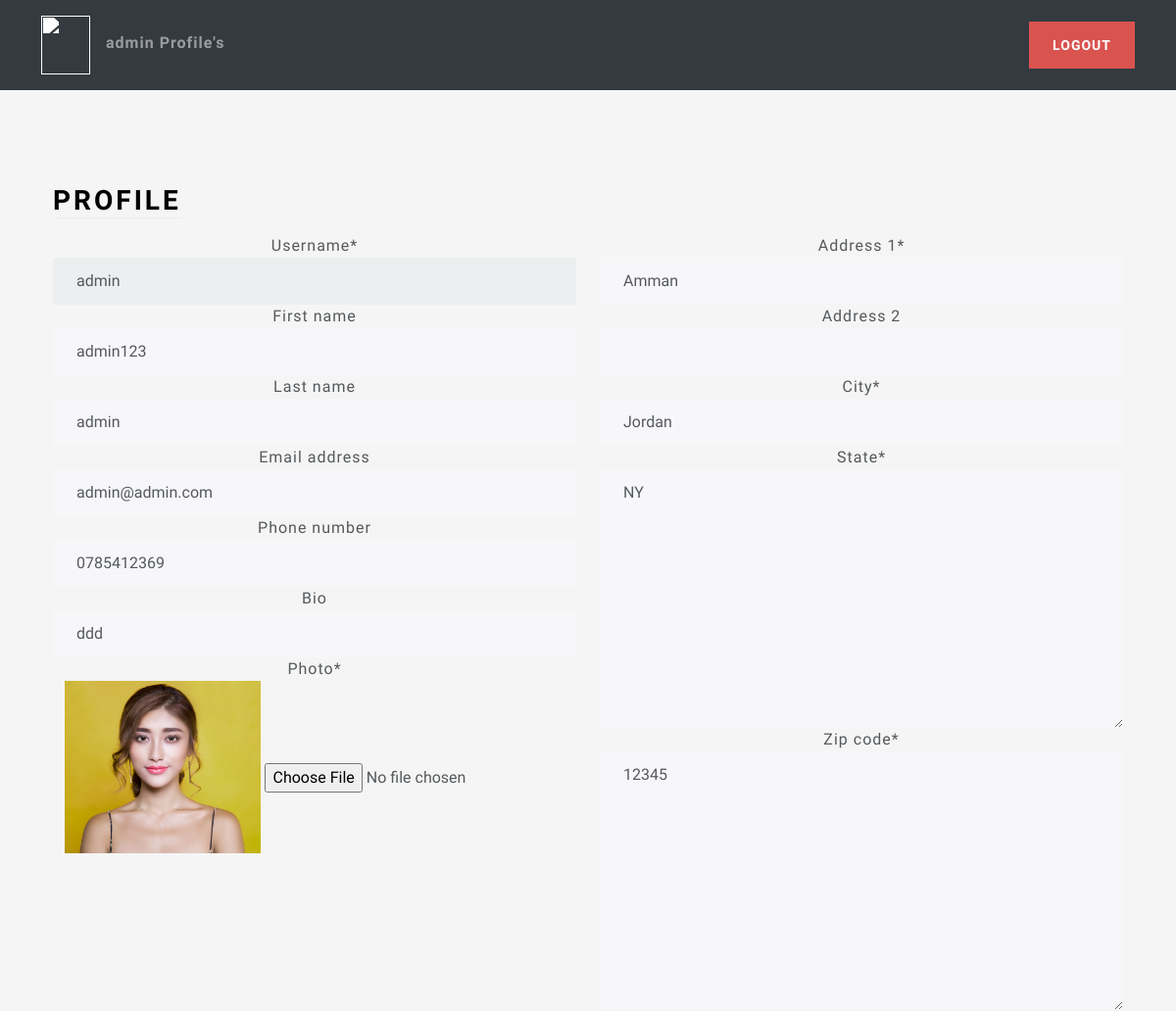
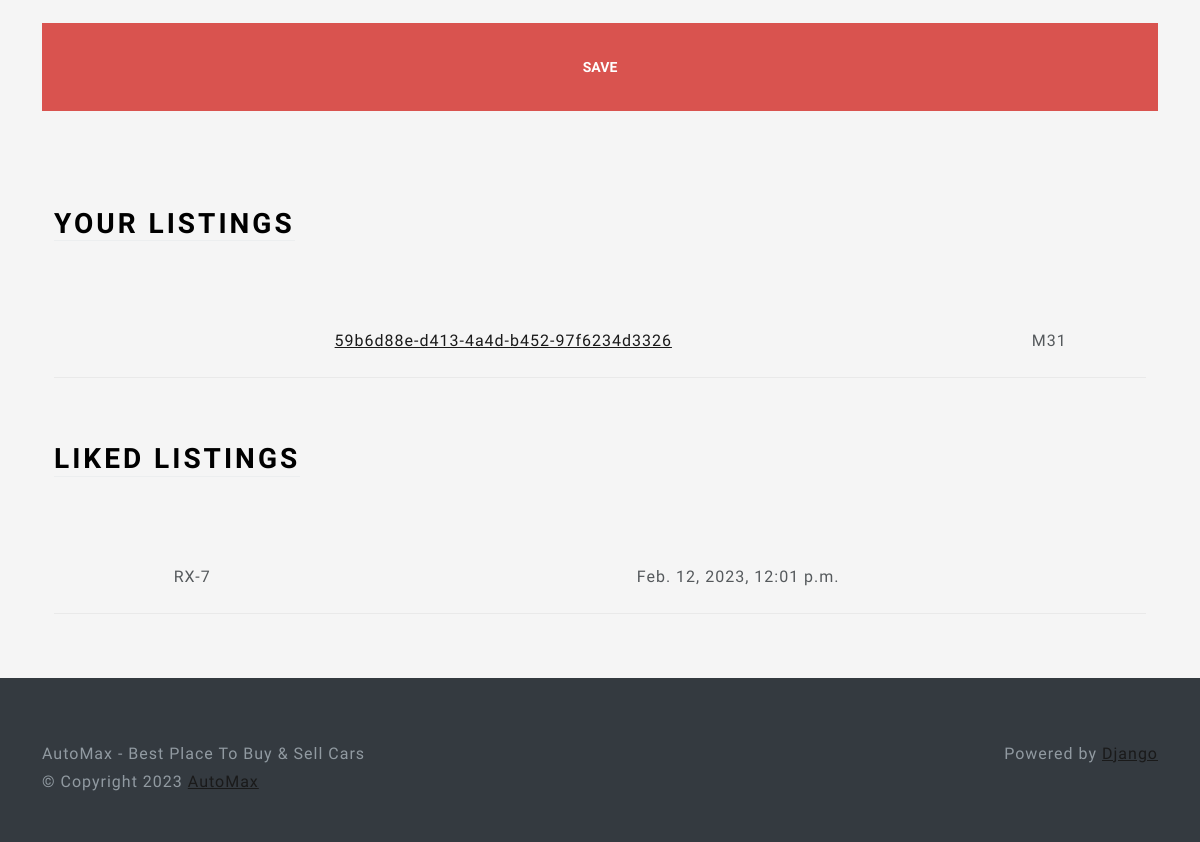
The app's page /profile (signed in) with its own data (2 pictures, top to bottom).
### users/models.py (models this page shows, shortened)
class Profile(models.Model):
    user = models.OneToOneField(User, related_name='user', on_delete=models.CASCADE)
    phone_number = models.CharField(max_length=12, blank=True)
    photo = models.ImageField(null=True, upload_to=upload_image)
    bio = models.CharField(max_length=100, blank=True)
    location = models.OneToOneField(Location, on_delete=models.SET_NULL, related_name='location', null=True)

class Location(models.Model):
    address_1 = models.CharField(max_length=128, blank=True)
    address_2 = models.CharField(max_length=128, blank=True)
    city = models.CharField(max_length=64)
    state = USStateField(default='NY')
    zip_code = USZipCodeField(null=True)

### main/models.py (models this page shows, shortened)
class Car(models.Model):
    id = models.UUIDField(primary_key=True, editable=False, unique=True, default=uuid.uuid4)
    title = models.CharField(max_length=100, null=False, default=None)
    description = models.TextField(null=True)
    brand = models.CharField(max_length=24, default=None,choices=CAR_BRANDS)
    model = models.CharField(max_length=64, default=None)
    vin = models.CharField(max_length=17, default=None)
    mileage = models.IntegerField(default=0)
    engine = models.CharField(max_length=24, default=None)
    transmission = models.CharField(max_length=24, choices=TRANSMISSIONS_OPTIONS, default=None)
    color = models.CharField(max_length=24, default=None)
    created_at = models.DateTimeField(auto_now_add=True)
    update_at = models.DateTimeField(auto_now=True)
    location = models.OneToOneField(Location, on_delete=models.SET_NULL, null=True)
    image = models.ImageField(upload_to=upload_image, null=True, blank=True)
    seller = models.ForeignKey(Profile, on_delete=models.CASCADE)

class UsersLikedCars(models.Model):
    profile = models.ForeignKey(Profile, on_delete=models.CASCADE)
    car = models.ForeignKey(Car, on_delete=models.CASCADE)
    liked_date = models.DateTimeField(auto_now_add=True, blank=True, null=True)

### users/views.py (the view, shortened to what this page needs)
# urls.py: path("profile", ProfileView.as_view(), name='profile'),
@method_decorator(login_required, name='dispatch')
class ProfileView(View):
    def get(self, request):
        user_id = request.user.id
        user_profile = Profile.objects.filter(user=user_id).get()
        location_form = LocationForm(instance=user_profile.location)
        profile_form = ProfileForm(instance=user_profile)
        user_form = ProfileUserForm(instance=request.user)
        user_cars_list = Car.objects.filter(seller=user_profile)
        if user_cars_list is None:
            user_cars_list = None
        user_like_list = UsersLikedCars.objects.filter(profile=user_profile)
        if user_like_list is None:
            user_like_list = None
        return render(request, 'views/profile.html', {
            'user_form': user_form,
            'profile_form': profile_form,
            'location_form': location_form,
            'user_cars_list': user_cars_list,
            'user_like_list': user_like_list
        })

### users/forms.py
class ProfileUserForm(forms.ModelForm):
    username = forms.CharField(disabled=True)
    class Meta:
        model = User
        fields = (
            'username',
            'first_name',
            'last_name',
            'email'
        )

class ProfileForm(forms.ModelForm):
    photo = forms.ImageField(widget=CustomImageField)
    bio = forms.TextInput()
    class Meta:
        model = Profile
        fields = (
            'phone_number',
            'bio',
            'photo',
        )

### users/widgets.py (called while the page is built)
    def render(self, name, value, attrs=None, **kwargs):
        old_image_html = super().render(name, value, attrs, **kwargs) # get the old html from the FileInput class
        new_image_html = ''
        if value and hasattr(value, 'url'):
            new_image_html = mark_safe(f"<img src='{value.url}' width='200' class='mb-4'/>")  # value here it represent the image so to get the image we should access the url att
        return f'{new_image_html}{old_image_html}'

### users/templates/views/profile.html (shortened to what this page needs)
{% extends 'base/base.html' %}
{% load static %}
{% load crispy_forms_tags %}
{% block 'body' %}
<div class="container-fluid text-center py-5">
    <div class="container px-4 py-5" id="hanging-icons">
        <div class="row g-4">
            <div class="col d-flex align-items-start">
                <div>
                    <h2 class="mb-3 border-bottom" style="color: black">Profile</h2>
                </div>
            </div>
        </div>
        <form action="" method="post" enctype="multipart/form-data">
            <div class="row">
                <div class="col-6">
                    {{ user_form|crispy }}
                    {{ profile_form|crispy }}
                </div>
                <div class="col-6">
                    {{ location_form|crispy }}
                </div>
                <br>
                <button class="btn btn-lg btn-danger mt-4" type="submit" value="Submit">Save</button>
            </div>
        </form>
    </div>
    <div class="container px-4">
        <div class="row g-4 py-5">
            <div class="col d-flex align-items-start">
                <div>
                    <h2 class="mb-3 border-bottom" style="color: black">Your Listings</h2>
                </div>
            </div>
        </div>
        <table class="table table-hover">
            <tbody>
                {% if user_cars_list %}
                {% for car in user_cars_list %}
                <tr>
                    <td> <a href="{% url 'car_details' car_id=car.id %}"> {{ car.id }} </a> </td>
                    <td>{{car.model }}</td>
                </tr>
                {% endfor %}
                {% else %}
                <h1>No Cars yet (。_。)</h1>
                {% endif %}
            </tbody>
        </table>
    </div>
    <div class="container px-4">
        <div class="row g-4 py-5">
            <div class="col d-flex align-items-start">
                <div>
                    <h2 class="mb-3 border-bottom" style="color: black">Liked Listings</h2>
                </div>
            </div>
        </div>
        <table class="table table-hover">
            <tbody>
                {% if user_like_list %}
                {% for liked_listing in user_like_list %}
                <tr>
                    <td>{{ liked_listing.car.model }}</td>
                    <td>{{ liked_listing.liked_date }}</td>
                </tr>
                {% endfor %}
                {% else %}
                <h1>No Cars yet (。_。)</h1>
                {% endif %}
            </tbody>
        </table>
    </div>
</div>
{% endblock %}

### main/templates/base/base.html (shortened to what this page needs)
{% load static %}
<!DOCTYPE html>
<html lang="en" class="h-100">
<head>
    <link href="{% static 'css/bootstrap.min.css' %}" rel="stylesheet">
    <link href="{% static 'css/style.css' %}" rel="stylesheet">
</head>
<body>
    {% block 'header' %}
    <header class="p-3 bg-dark text-white w-100 nav-masthead">
        <div class="container">
            <div class="d-flex flex-wrap align-items-center justify-content-center justify-content-lg-start">
                <a href="{% url 'home' %}"
                    class="d-flex align-items-center mb-2 mb-lg-0 text-white text-decoration-none">
                    <img class="bi me-2" style='filter:brightness(0) invert(1);' width="50" height="60" src="{% static 'images/png/logo-no-background.png' %}"
                        aria-label="Bootstrap">
                </a>
                {% if request.user.is_authenticated %}
                <ul class="nav col-12 col-lg-auto me-lg-auto mb-2 justify-content-center mb-md-0">
                    <li>
                        <a href="{% url 'profile' %}" class="nav-link px-2">{{request.user}} Profile's</a>
                    </li>
                </ul>
                <div class="text-end">
                    <a type="button" href="{% url 'logout' %}" class="btn btn-danger">Logout</a>
                </div>
                {% endif %}
            </div>
        </div>
    </header>
    {% endblock %}
    {% block 'body' %}
    {% endblock %}
</body>
{% block 'footer' %}
<footer class="footer text-muted bg-dark py-5">
    <div class="container">
        <p class="float-end mb-1">Powered by <a href="https://www.djangoproject.com/">Django</a></p>
        <p class="mb-1">AutoMax - Best Place To Buy & Sell Cars</p>
        <p class="mb-0">© Copyright {% now 'Y' %} <a href="">AutoMax</a></p>
    </div>
</footer>
{% endblock %}
</html>

### main/static/css/style.css (style rules this page uses)
html, body { height: 100%; }
body { align-items: center; padding-bottom: 40px; background-color: #f5f5f5; }
.h2, h2 { color: white; }
.nav-masthead .nav-link { padding: .25rem 0; font-weight: 700; color: rgba(255, 255, 255, .5); background-color: transparent; border-bottom: .25rem solid transparent; }

### records on screen
Profile: phone_number "0785412369", bio "ddd", phone_number+bio (picture)
Location: address_1 "Amman", city "Jordan", state "NY", zip_code "12345"
Car: id "59b6d88e-d413-4a4d-b452-97f6234d3326", model "M31"
UsersLikedCars: car.model "RX-7", liked_date "Feb. 12, 2023, 12:01 p.m."

### other values on screen
{{ request.user }} "admin"
